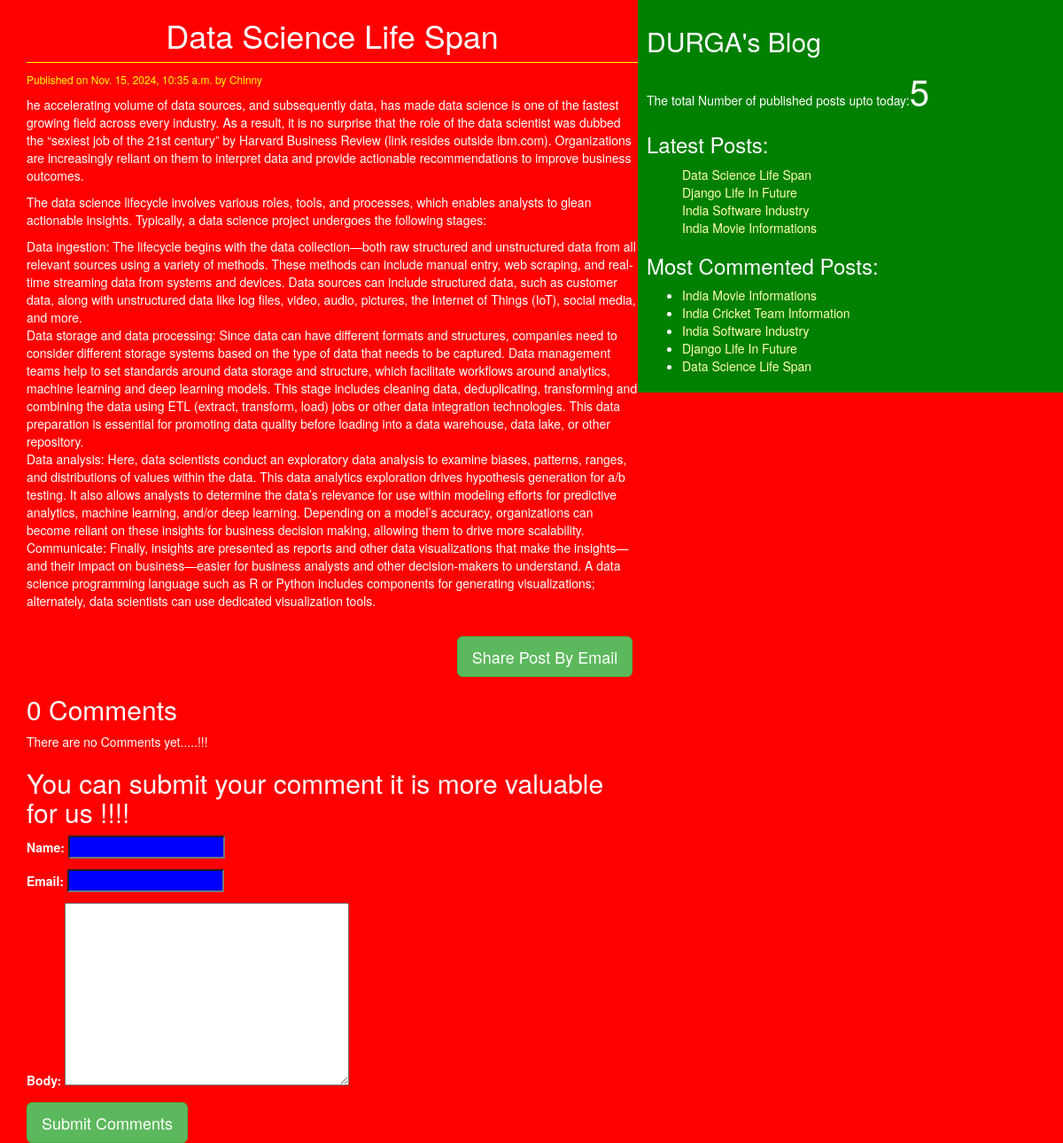
Page /2024/11/15/data-science-life-span/ on the committed database.
### blog/models.py (models this page shows, shortened)
class Post(models.Model):
    STATUS_CHOICES = (('draft','Draft'),('published','Published'))
    title = models.CharField(max_length=256)
    slug = models.SlugField(max_length=264,unique_for_date='publish')
    author = models.ForeignKey(User,related_name='blog_posts', on_delete=models.CASCADE)
    body = models.TextField()
    publish = models.DateTimeField(default=timezone.now)
    created = models.DateTimeField(auto_now_add=True)
    updated = models.DateTimeField(auto_now=True)
    status = models.CharField(max_length=10,choices=STATUS_CHOICES,default='draft')
    objects = CustomManager()
    tags = TaggableManager()
    class Meta:
        ordering = ('-publish',)
    def get_absolute_url(self):
        return reverse('post_detail',args=[self.publish.year,self.publish.strftime('%m'),self.publish.strftime('%d'),self.slug])

### blog/views.py (the view)
# urls.py: re_path(r'^(?P<year>\d{4})/(?P<month>\d{2})/(?P<day>\d{2})/(?P<post>[-\w]+)/$', views.post_details_view, name='post_detail'),
def post_details_view(request,year,month,day,post):
    post = get_object_or_404(Post,slug=post,
            status='published',
            publish__year=year,
            publish__month=month,
            publish__day=day)
    comments = post.comments.filter(active=True) #all comments get
    csubmit = False
    if request.method=='POST':
        form = CommentForm(request.POST)
        if form.is_valid():
            new_comment = form.save(commit=False)
            new_comment.post = post #here we are doing comment associated with current post
            new_comment.save()
            csubmit=True
    else:
        form = CommentForm()
    return render(request,'blog/post_detail.html',{'post':post,'form':form,'csumbit':csubmit,'comments':comments})

### blog/forms.py
class CommentForm(forms.ModelForm):
    class Meta:
        model = Comment
        fields = ('name','email','body')

### blog/models.py (called while the page is built)
    def get_queryset(self):
        return super().get_queryset().filter(status='published')

### blog/templatetags/blog_tags.py (called while the page is built)
@register.simple_tag(name='my_tag')
def total_posts():
    return Post.objects.count()

@register.inclusion_tag('blog/latest_posts123.html')
def show_latest_posts(count=10):
    latest_posts=Post.objects.order_by('-publish')[:count]
    return {'latest_posts':latest_posts}

@register.simple_tag
def get_most_commented_posts(count=5):
    return Post.objects.annotate(total_comments=Count('comments')).order_by('-total_comments')[:count]

### templates/blog/post_detail.html (shortened to what this page needs)
{% extends 'blog/base.html' %}
{% block content %}
<h1>{{post.title}}</h1>
<p id='date'>Published on {{post.publish}} by {{post.author|title}}</p>
{{post.body|linebreaks}}<br>
<div class="container" align='center'>
  <a href="/{{post.id}}/share" class='btn btn-lg btn-success'>Share Post By Email</a>
</div>
{% with comments.count as comments_count %}
<h2>{{comments_count}} Comment{{comments_count|pluralize}}</h2>
{% endwith %}
{%if comments %}
    {%for comment in comments %}
      <p id='ch'>Comment {{forloop.counter}} by {{comment.name}} on {{comment.created}}</p>
      <div class="cb">
        {{comment.body|linebreaks}}
      </div>
    {% endfor %}
    <hr>
    {% else %}
    <p>There are no Comments yet.....!!!</p>
{% endif %}
{%if csumbit %}
    <h2>Your Comment Addedd Successfully</h2>
{% else %}
    <h2>You can submit your comment it is more valuable for us !!!!</h2>
    <form  method="post">
      {{form.as_p}}
      <input type="submit" class='btn btn-success btn-lg' value="Submit Comments">
    </form>
{% endif %}
{% endblock %}

### templates/blog/base.html (shortened to what this page needs)
<!DOCTYPE html>
{% load static %}
{% load blog_tags %}
<html lang="en" dir="ltr">
  <head>
    <link rel="stylesheet" href="https://cdn.jsdelivr.net/npm/bootstrap@3.3.7/dist/css/bootstrap.min.css">
    <link rel="stylesheet" href="{% static 'css/blog.css' %}">
  </head>
  <body>
    <div class="content">
      {% block content %} {% endblock %}
    </div>
    <div class="sidebar">
      <h2>DURGA's Blog</h2>
      <p>The total Number of published posts upto today:<span id='pcount'>{% my_tag %}</span></p>
      <h3>Latest Posts:</h3>{% show_latest_posts 4%}
      <h3>Most Commented Posts:</h3>
      {% get_most_commented_posts as most_commented_posts %}
      <ul>
        {% for post in most_commented_posts %}
        <li><a href="{{post.get_absolute_url}}">{{post.title}}</a><br></li>
        {% endfor %}
      </ul>
    </div>
  </body>
</html>

### templates/blog/latest_posts123.html
<ul>
  {% for post in latest_posts %}
  <a href="{{post.get_absolute_url}}">{{post.title}}</a><br>
  {% endfor %}
</ul>

### static/css/blog.css (style rules this page uses)
.content { width:60%; float:left; padding:0 0 0 30px; background: red; height: 100%; }
.sidebar { width:40%; float:right; padding: 10px; background: green; height: 100%; }
h1 { text-align: center; border-bottom: 1px solid yellow; padding-bottom: 10px; }
body { color: white; background: red; }
#date { color:yellow; font-size: 12px; font: italic; }
a { color: #ffffb3; }
input { background: blue; color: white; }
#pcount { font-size: 40px; colot: yellow; fot-weight: bold; }

### rows in the picture
Post: title "Data Science Life Span", publish "Nov. 15, 2024, 10:35 a.m.", author "Chinny", body "he accelerating volume of data sources, and subsequently data, has made data science is one of the fastest growing field across every industry. As a result, it is no surprise that the role of the data scientist was dubbed the “sexiest job of the 21st century” by Harvard Business Review (link resides outside ibm.com). Organizations are increasingly reliant on them to interpret data and provide actionable recommendations to improve business outcomes. The data science lifecycle involves various roles, tools, and processes, which enables analysts to glean actionable insights. Typically, a data science project undergoes the following stages: Data ingestion: The lifecycle begins with the data…"
Post: title "Django Life In Future"
Post: title "India Software Industry"
Post: title "India Movie Informations"
Post: title "India Cricket Team Information"

### other values in the picture
{{ comments_count }} "0"
